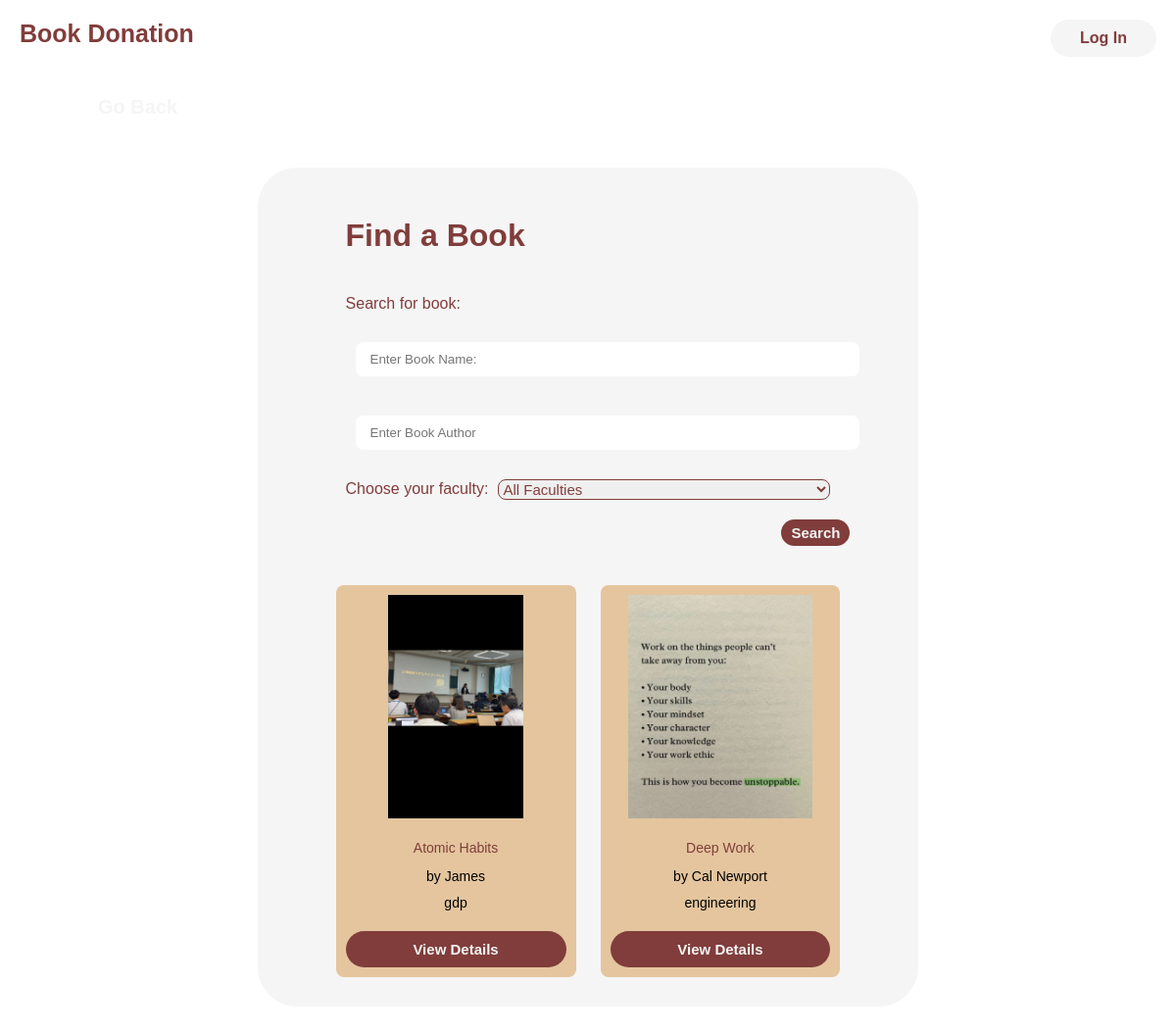
/receive, run on an earlier commit of the app's database.
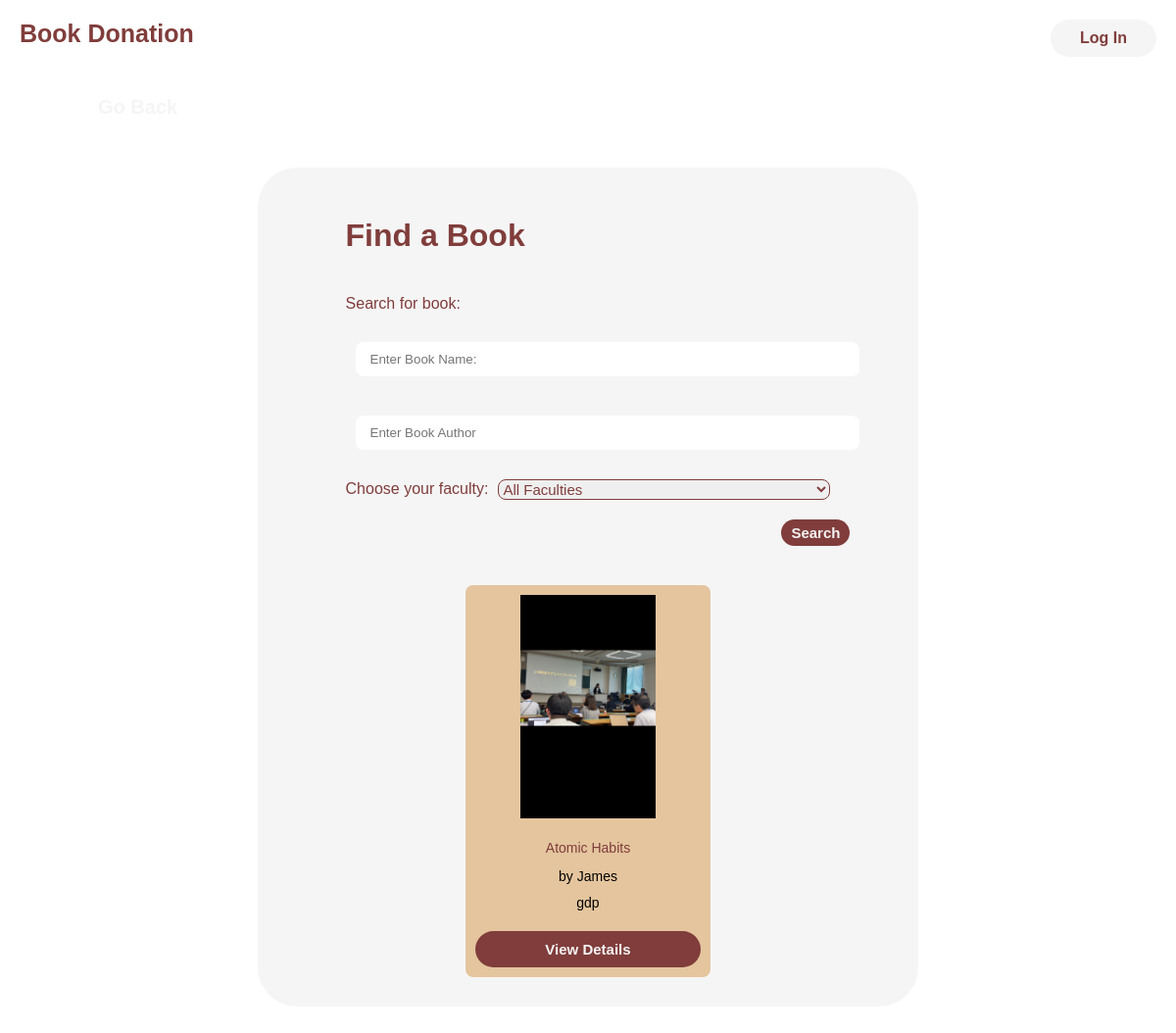
And on a later commit of the database.
### app/models.py (models this page shows)
class Book(db.Model):
    id = db.Column(db.Integer, primary_key=True)
    requests = db.relationship(
    "BookRequest",
    backref="book",
    cascade="all, delete-orphan"
)
    book_name = db.Column(db.String(100), nullable=False)
    book_author = db.Column(db.String(100), nullable=False)
    faculty = db.Column(db.String(50), nullable=False)
    book_image = db.Column(db.String(200), nullable=True)
    date_added = db.Column(db.DateTime, default=datetime.utcnow)
    user_id = db.Column(db.Integer, db.ForeignKey("user.id"), nullable=True)
    requests = db.relationship("BookRequest", backref="book", lazy=True)
    comments = db.relationship("Comments", backref="book", lazy=True)

### app/routes/receive.py (the view)
@receive_bp.route("/receive")
def receive():
    books = Book.query.all()  # later to  add search filtering
    return render_template("receive.html", books=books)

### app/templates/receive.html (shortened to what this page needs)
{% extends 'base.html' %}
{% block body %}
<div class="main receive-page">
  <div class="receive-container">
    <form class="find-book">
      <h1>Find a Book</h1>
      <label for="find-book">Search for book:</label>
      <input type="text" name="find_book" id="find-name" placeholder="Enter Book Name:" required>
      <input type="text" name="find_author" id="find-author" placeholder="Enter Book Author" required>
      <div class="form-row">
        <label for="faculty">Choose your faculty:</label>
        <select name="faculty" id="faculty">
          <option value="">All Faculties</option>
        </select>
      </div>
      <button class="searchBtn">Search</button>
    </form>
    <div class="book-grid" id="book-grid">
      {% for book in books %}
      <div class="book-card" data-title="{{ book.book_name}}" data-faculty="{{ book.faculty }}">
        {% if book.book_image %}
          <img src="{{url_for('static', filename=book.book_image.split('static/')[-1]) }}" alt="{{ book.book_name }}">
        {% endif %}
        <div class="book-info">
          <div class="book-title">{{ book.book_name }}</div>
          <div class="book-author">by {{ book.book_author }}</div>
          <div class="book-faculty">{{ book.faculty }}</div>
        </div>
        <a href="{{ url_for('books.book_details', book_id=book.id) }}" class="requestBtn">View Details</a>
      </div>
        {% endfor %}
    </div>
  </div>
</div>
{% endblock %}

### app/templates/base.html (shortened to what this page needs)
<!DOCTYPE html>
<html lang="en">
<head>
    <link rel="stylesheet" href="{{ url_for('static', filename='css/styles.css') }}">
</head>
<header class="header">
    <div class="logo">Book Donation</div>
    <div class="current-user">
        {% if current_user.is_authenticated %}
        <div class="current-user-display">{{current_user.first_name}}</div>
        <a href="{{ url_for('auth.logout') }}" type="button" class="button" id="main-loginBtn">Log Out</a>
        {% else %}
        <a href="{{ url_for('auth.login') }}" type="button" class="button" id="main-loginBtn">Log In</a>
        {% endif %}
    </div>
</header>
<div class="gobackBtn-wrapper">
    {% block goback %}
    <a class="gobackBtn" href="{{ url_for('index')}}">Go Back</a>
    {% endblock %}
</div>
<body>
    {% block body %}{% endblock %}
</body>
</html>

### app/static/css/styles.css (style rules this page uses)
* { box-sizing: border-box; }
body, html { height: 100%; }
body { margin: 0; padding: 0; font-family: "Suisse", sans-serif; position: relative; min-height: 100vh; overflow-x: hidden; }
body::before { content: ""; position: fixed; inset: 0; background: url("../img/book-img.png") center/cover no-repeat; filter: blur(4px); z-index: -1; }
.main { display:flex; flex-direction: column; }
header { display: flex; justify-content: space-between; padding:20px; }
.logo, .current-user-display { color: #803D3B; font-size: 25px; font-weight: bold; }
header .button { background-color: whitesmoke; color: #803D3B; padding: 10px 30px; border: none; border-radius: 80px; }
.current-user { display: flex; align-items: center; gap: 15px; }
#main-loginBtn { font-weight: bold; }
.donateBtn, .receiveBtn, .loginBtn, .signupBtn, .searchBtn, .requestBtn, .submit-commentBtn { border: none; padding: 15px; text-align: center; font-size: 25px; border-radius: 20px; margin: 20px; cursor: pointer; color: whitesmoke; font-weight: bolder; }
.login-page, .signup-page, .receive-page, .book-details-page, .book-quality-page, .donate-page, .my-requests-page, .edit-book-page { justify-content: center; align-items: center; padding: 30px; }
.login-container, .signup-container, .receive-container, .book-details-container, .book-quality-container, .donate-page-container, .my-requests-container, .edit-book-container { display: flex; flex-direction: column; background-color: whitesmoke; align-items: center; justify-content: center; padding: 10px 60px; border-radius: 40px; }
h1, .find-book { color: #803D3B; }
input { width: 100%; padding: 10px 15px; margin: 10px; border-radius: 8px; border: none; }
.header a { text-decoration: none; }
.gobackBtn-wrapper { display: flex; align-items: left; }
.gobackBtn { margin: 20px 100px; text-decoration: none; font-size: 20px; color: whitesmoke; font-weight: bold; }
.book-grid, .my-requests-list { display: flex; flex-wrap: wrap; width:100%; justify-content: center; align-content: flex-start; gap: 25px; padding: 20px; }
.book-card, .my-requests-card { display: flex; flex-direction: column; justify-content: space-between; gap: 10px; flex: 1 1 220px; max-width: 250px; box-sizing: border-box; border-radius: 8px; padding: 10px; background-color: #E4C59E; height: 400px; }
.book-info,.my-requests-book-info { flex-grow: 1; display:flex; flex-direction: column; justify-content: flex-start; margin-top: 10px; }
.book-card img, .book-card-details img, .my-requests-card img { height: 60%; width: 100%; object-fit: contain; border-radius: 6px; }
.book-title { color: #803D3B; font-size: 20px; text-align: center; margin: 2px 0; font-size: clamp(12px, 2vw, 16px); }
.book-title, .book-author, .book-faculty, .book-added { flex: 1; text-align: center; word-wrap: break; max-width: 100%; font-size: clamp(10px, 1.8vw, 14px); }
.searchBtn { background-color: #803D3B; padding: 5px 10px; font-size: 15px; margin:0; margin-left: auto; }
.requestBtn, .submit-commentBtn { background-color: #803D3B; padding: 10px 10px; font-size: 15px; margin:0; }
.receive-container { align-items: flex-start; }
.find-book { display: flex; flex-direction: column; width: 100%; margin: 10px; padding: 10px 20px; gap: 20px; }
.form-row { display: flex; align-items: center; gap: 10px; width: 100%; color: #803D3B; white-space: nowrap; }
.form-row select { border: 1px solid #803D3B; border-radius: 8px; color: #803D3B; font-size: 15px; }
a { text-decoration: none; }
.book-card div { display: flex; flex-direction: column; justify-content: space-between; }

What changed in the data, as far as the page shows it:
removed Book: book_image (picture), book_name "Deep Work", book_author "Cal Newport", faculty "engineering"
